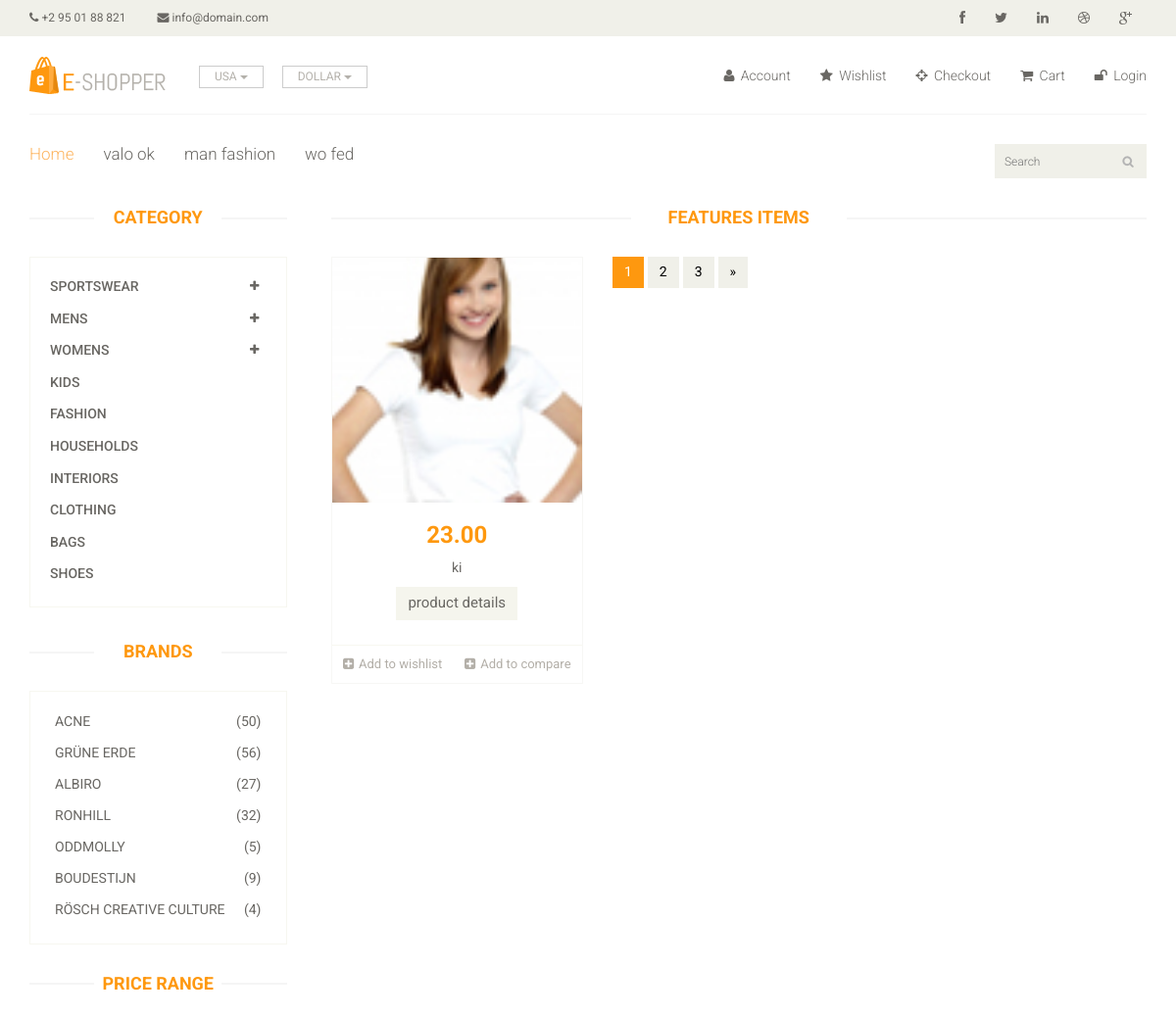
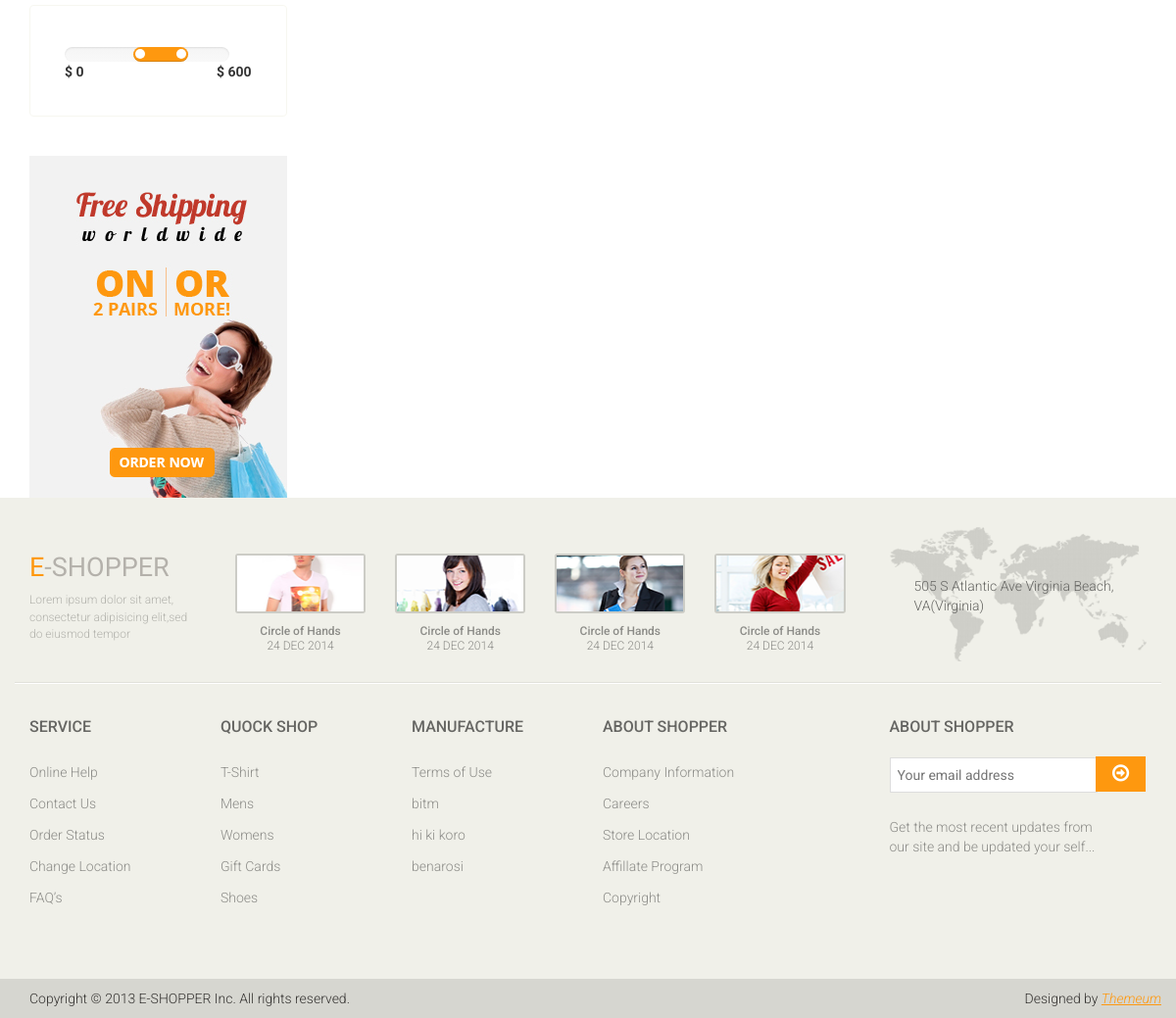
/category.php?id=1, run on the app's committed database (2 pictures, top to bottom).
### tables this page shows
CREATE TABLE `tbl_category` (
  `category_id` int(3) NOT NULL,
  `category_name` varchar(100) NOT NULL,
  `category_description` text NOT NULL,
  `category_status` tinyint(1) NOT NULL
);

CREATE TABLE `tbl_product` (
  `product_id` int(11) NOT NULL,
  `product_name` varchar(256) NOT NULL,
  `category_id` int(3) NOT NULL,
  `manufacturer_id` int(3) NOT NULL,
  `product_price` float(10,2) NOT NULL,
  `stock_amount` int(7) NOT NULL,
  `minimum_stock_amount` varchar(5) NOT NULL,
  `product_short_description` text NOT NULL,
  `product_long_description` text NOT NULL,
  `product_image` text NOT NULL,
  `publication_status` tinyint(1) NOT NULL
);

CREATE TABLE `tbl_manufacture` (
  `manufacturer_id` int(3) NOT NULL,
  `manufacturer_name` varchar(100) NOT NULL,
  `manufacturer_description` text NOT NULL,
  `manufacturer_status` tinyint(1) NOT NULL
);

### category.php (called while the page is built, shortened)
<?php
include "index.php";

### classes/application.php (called while the page is built, shortened)
<?php
class Application{
	private $dbconnection;
	public function __construct(){
		$host_name= 'Localhost';
		$user_name ='root';
		$password ='';
		$dbname ='db_shop';
		$this ->dbconnection= mysqli_connect($host_name, $user_name, $password, $dbname);
	}
	public function select_all_published_category(){
		$sql = "SELECT * FROM tbl_category WHERE category_status= 1";
		if(mysqli_query($this->dbconnection, $sql)){
			$query_result = mysqli_query($this->dbconnection, $sql);
			return $query_result;
		}else{
			die("Query problem". mysqli_error($this->dbconnection));
		}
	}
	public function select_all_published_manufacture(){
			$sql = "SELECT * FROM tbl_manufacture WHERE manufacturer_status= 1";
		if(mysqli_query($this->dbconnection, $sql)){
			$query_result = mysqli_query($this->dbconnection, $sql);
			return $query_result;
		}else{
			die("Query problem". mysqli_error($this->dbconnection));
		}
	}
    public function select_published_by_category_id($category_id){
    		$sql = "SELECT * FROM tbl_product  WHERE category_id= '$category_id' AND publication_status=1 ORDER BY product_id DESC";
		     if(mysqli_query($this->dbconnection, $sql)){
			$query_result = mysqli_query($this->dbconnection, $sql);
			return $query_result;
		}else{
			die("Query problem". mysqli_error($this->dbconnection));
		}
    }
}

### pages/category_content.php (the view, shortened to what this page needs)
<?php
$category_id =$_GET['id'];
$query_result= $obj_app ->select_published_by_category_id($category_id);
?>
<section>
<div class="container">
<div class="row">
<div class="col-sm-3">
<div class="left-sidebar">
	<h2>Category</h2>
	<div class="panel-group category-products" id="accordian">
		<div class="panel panel-default">
			<div class="panel-heading">
				<h4 class="panel-title">
					<a data-toggle="collapse" data-parent="#accordian" href="#sportswear">
						<span class="badge pull-right"><i class="fa fa-plus"></i></span>
						Sportswear
					</a>
				</h4>
			</div>
		</div>
		<div class="panel panel-default">
			<div class="panel-heading">
				<h4 class="panel-title">
					<a data-toggle="collapse" data-parent="#accordian" href="#mens">
						<span class="badge pull-right"><i class="fa fa-plus"></i></span>
						Mens
					</a>
				</h4>
			</div>
		</div>
		<div class="panel panel-default">
			<div class="panel-heading">
				<h4 class="panel-title">
					<a data-toggle="collapse" data-parent="#accordian" href="#womens">
						<span class="badge pull-right"><i class="fa fa-plus"></i></span>
						Womens
					</a>
				</h4>
			</div>
		</div>
		<div class="panel panel-default">
			<div class="panel-heading">
				<h4 class="panel-title"><a href="#">Kids</a></h4>
			</div>
		</div>
		<div class="panel panel-default">
			<div class="panel-heading">
				<h4 class="panel-title"><a href="#">Fashion</a></h4>
			</div>
		</div>
		<div class="panel panel-default">
			<div class="panel-heading">
				<h4 class="panel-title"><a href="#">Households</a></h4>
			</div>
		</div>
		<div class="panel panel-default">
			<div class="panel-heading">
				<h4 class="panel-title"><a href="#">Interiors</a></h4>
			</div>
		</div>
		<div class="panel panel-default">
			<div class="panel-heading">
				<h4 class="panel-title"><a href="#">Clothing</a></h4>
			</div>
		</div>
		<div class="panel panel-default">
			<div class="panel-heading">
				<h4 class="panel-title"><a href="#">Bags</a></h4>
			</div>
		</div>
		<div class="panel panel-default">
			<div class="panel-heading">
				<h4 class="panel-title"><a href="#">Shoes</a></h4>
			</div>
		</div>
	</div>
	<div class="brands_products">
		<h2>Brands</h2>
		<div class="brands-name">
			<ul class="nav nav-pills nav-stacked">
				<li><a href=""> <span class="pull-right">(50)</span>Acne</a></li>
				<li><a href=""> <span class="pull-right">(56)</span>Grüne Erde</a></li>
				<li><a href=""> <span class="pull-right">(27)</span>Albiro</a></li>
				<li><a href=""> <span class="pull-right">(32)</span>Ronhill</a></li>
				<li><a href=""> <span class="pull-right">(5)</span>Oddmolly</a></li>
				<li><a href=""> <span class="pull-right">(9)</span>Boudestijn</a></li>
				<li><a href=""> <span class="pull-right">(4)</span>Rösch creative culture</a></li>
			</ul>
		</div>
	</div>
	<div class="price-range">
		<h2>Price Range</h2>
		<div class="well">
			 <input type="text" class="span2" value="" data-slider-min="0" data-slider-max="600" data-slider-step="5" data-slider-value="[250,450]" id="sl2" ><br />
			 <b>$ 0</b> <b class="pull-right">$ 600</b>
		</div>
	</div>
	<div class="shipping text-center">
		<img src="images/home/shipping.jpg" alt="" />
	</div>
</div>
</div>
<div class="col-sm-9 padding-right">
<div class="features_items">
	<h2 class="title text-center">Features Items</h2>
  <?php while($product_info=mysqli_fetch_assoc($query_result)){ ?>
	<div class="col-sm-4">
		<div class="product-image-wrapper">
			<div class="single-products">
				<div class="productinfo text-center">
					<img src="asset/<?php echo $product_info['product_image']; ?>" alt="" width="250" height="250" />
					<h2><?php echo $product_info['product_price']; ?></h2>
					<p><?php echo $product_info['product_name']; ?></p>
					<a href="product_details.php?id=<?php echo $product_info['product_id'];?>" class="btn btn-default add-to-cart">product details</a>
				</div>
				<div class="product-overlay">
					<div class="overlay-content">
					</div>
				</div>
			</div>
			<div class="choose">
				<ul class="nav nav-pills nav-justified">
					<li><a href=""><i class="fa fa-plus-square"></i>Add to wishlist</a></li>
					<li><a href=""><i class="fa fa-plus-square"></i>Add to compare</a></li>
				</ul>
			</div>
		</div>
	</div>
	<?php } ?>
	<ul class="pagination">
		<li class="active"><a href="">1</a></li>
		<li><a href="">2</a></li>
		<li><a href="">3</a></li>
		<li><a href="">&raquo;</a></li>
	</ul>
</div>
</div>
</div>
</div>
</section>

### inc/header_bottom.php (shortened to what this page needs)
<?php
$query_result=$obj_app -> select_all_published_category();
?>
<div class="header-bottom">
			<div class="container">
				<div class="row">
					<div class="col-sm-9">
						<div class="mainmenu pull-left">
							<ul class="nav navbar-nav collapse navbar-collapse">
								<li><a href="index.php" class="active">Home</a></li>
						        <?php  while($category_info = mysqli_fetch_assoc($query_result)){ ?>
								<li><a href="category.php?id=<?php echo $category_info['category_id']; ?>"><?php echo $category_info['category_name']; ?></a></li>
								<?php } ?>
							</ul>
						</div>
					</div>
					<div class="col-sm-3">
						<div class="search_box pull-right">
							<input type="text" placeholder="Search"/>
						</div>
					</div>
				</div>
			</div>
		</div>

### inc/footer_widget.php
<?php
$query_result=$obj_app -> select_all_published_manufacture();
?>
<div class="footer-widget">
			<div class="container">
				<div class="row">
					<div class="col-sm-2">
						<div class="single-widget">
							<h2>Service</h2>
							<ul class="nav nav-pills nav-stacked">
								<li><a href="#">Online Help</a></li>
								<li><a href="#">Contact Us</a></li>
								<li><a href="#">Order Status</a></li>
								<li><a href="#">Change Location</a></li>
								<li><a href="#">FAQ’s</a></li>
							</ul>
						</div>
					</div>
					<div class="col-sm-2">
						<div class="single-widget">
							<h2>Quock Shop</h2>
							<ul class="nav nav-pills nav-stacked">
								<li><a href="#">T-Shirt</a></li>
								<li><a href="#">Mens</a></li>
								<li><a href="#">Womens</a></li>
								<li><a href="#">Gift Cards</a></li>
								<li><a href="#">Shoes</a></li>
							</ul>
						</div>
					</div>
					<div class="col-sm-2">
						<div class="single-widget">
							<h2>manufacture</h2>
							<ul class="nav nav-pills nav-stacked">
								<li><a href="#">Terms of Use</a></li>
                               <?php while($manufacture_info = mysqli_fetch_assoc($query_result)){ ?>
								<li><a href="#"><?php echo $manufacture_info['manufacturer_name']; ?></a></li>
								<?php } ?>
							</ul>
						</div>
					</div>
					<div class="col-sm-2">
						<div class="single-widget">
							<h2>About Shopper</h2>
							<ul class="nav nav-pills nav-stacked">
								<li><a href="#">Company Information</a></li>
								<li><a href="#">Careers</a></li>
								<li><a href="#">Store Location</a></li>
								<li><a href="#">Affillate Program</a></li>
								<li><a href="#">Copyright</a></li>
							</ul>
						</div>
					</div>
					<div class="col-sm-3 col-sm-offset-1">
						<div class="single-widget">
							<h2>About Shopper</h2>
							<form action="#" class="searchform">
								<input type="text" placeholder="Your email address" />
								<button type="submit" class="btn btn-default"><i class="fa fa-arrow-circle-o-right"></i></button>
								<p>Get the most recent updates from <br />our site and be updated your self...</p>
							</form>
						</div>
					</div>
				</div>
			</div>
		</div>

### data on the page
tbl_category: category_name "valo ok"
tbl_category: category_name "man fashion"
tbl_category: category_name "wo fed"
tbl_product: product_image (picture), product_price "23.00", product_name "ki"
tbl_manufacture: manufacturer_name "bitm"
tbl_manufacture: manufacturer_name "hi ki koro"
tbl_manufacture: manufacturer_name "benarosi"
